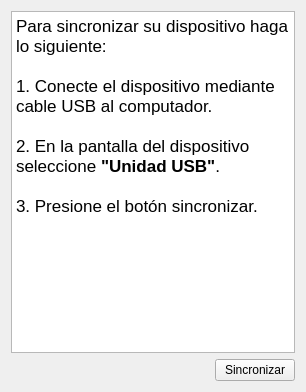
<?xml version="1.0" encoding="UTF-8"?>
<ui version="4.0">
 <class>ColumnaSync</class>
 <widget class="QWidget" name="ColumnaSync">
  <property name="geometry">
   <rect>
    <x>0</x>
    <y>0</y>
    <width>306</width>
    <height>392</height>
   </rect>
  </property>
  <property name="windowTitle">
   <string>Sincronizar</string>
  </property>
  <layout class="QGridLayout" name="gridLayout">
   <item row="0" column="0" colspan="2">
    <widget class="QTextBrowser" name="textBrowser">
     <property name="html">
      <string>&lt;!DOCTYPE HTML PUBLIC &quot;-//W3C//DTD HTML 4.0//EN&quot; &quot;http://www.w3.org/TR/REC-html40/strict.dtd&quot;&gt;
&lt;html&gt;&lt;head&gt;&lt;meta name=&quot;qrichtext&quot; content=&quot;1&quot; /&gt;&lt;style type=&quot;text/css&quot;&gt;
p, li { white-space: pre-wrap; }
&lt;/style&gt;&lt;/head&gt;&lt;body style=&quot; font-family:'Lucida Grande'; font-size:13pt; font-weight:400; font-style:normal;&quot;&gt;
&lt;p style=&quot; margin-top:0px; margin-bottom:0px; margin-left:0px; margin-right:0px; -qt-block-indent:0; text-indent:0px;&quot;&gt;Para sincronizar su dispositivo haga lo siguiente:&lt;/p&gt;
&lt;p style=&quot;-qt-paragraph-type:empty; margin-top:0px; margin-bottom:0px; margin-left:0px; margin-right:0px; -qt-block-indent:0; text-indent:0px;&quot;&gt;&lt;/p&gt;
&lt;p style=&quot; margin-top:0px; margin-bottom:0px; margin-left:0px; margin-right:0px; -qt-block-indent:0; text-indent:0px;&quot;&gt;1. Conecte el dispositivo mediante cable USB al computador.&lt;/p&gt;
&lt;p style=&quot;-qt-paragraph-type:empty; margin-top:0px; margin-bottom:0px; margin-left:0px; margin-right:0px; -qt-block-indent:0; text-indent:0px;&quot;&gt;&lt;/p&gt;
&lt;p style=&quot; margin-top:0px; margin-bottom:0px; margin-left:0px; margin-right:0px; -qt-block-indent:0; text-indent:0px;&quot;&gt;2. En la pantalla del dispositivo seleccione &lt;span style=&quot; font-weight:600;&quot;&gt;&amp;quot;Unidad USB&amp;quot;&lt;/span&gt;.&lt;/p&gt;
&lt;p style=&quot;-qt-paragraph-type:empty; margin-top:0px; margin-bottom:0px; margin-left:0px; margin-right:0px; -qt-block-indent:0; text-indent:0px;&quot;&gt;&lt;/p&gt;
&lt;p style=&quot; margin-top:0px; margin-bottom:0px; margin-left:0px; margin-right:0px; -qt-block-indent:0; text-indent:0px;&quot;&gt;3. Presione el botón sincronizar.&lt;/p&gt;&lt;/body&gt;&lt;/html&gt;</string>
     </property>
    </widget>
   </item>
   <item row="1" column="0">
    <spacer name="horizontalSpacer">
     <property name="orientation">
      <enum>Qt::Horizontal</enum>
     </property>
     <property name="sizeHint" stdset="0">
      <size>
       <width>163</width>
       <height>20</height>
      </size>
     </property>
    </spacer>
   </item>
   <item row="1" column="1">
    <widget class="QPushButton" name="btnSincronizar">
     <property name="text">
      <string>Sincronizar</string>
     </property>
    </widget>
   </item>
  </layout>
 </widget>
 <resources/>
 <connections/>
</ui>
